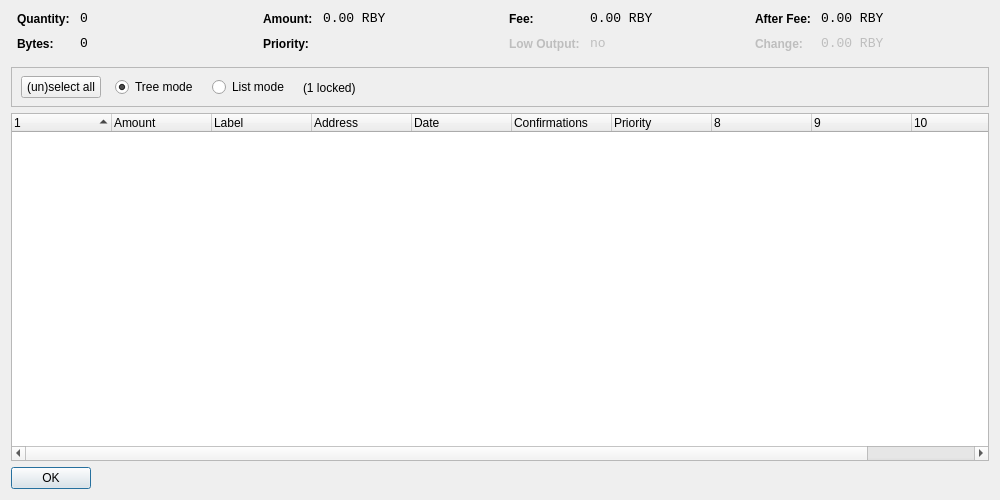
<?xml version="1.0" encoding="UTF-8"?>
<ui version="4.0">
 <class>CoinControlDialog</class>
 <widget class="QDialog" name="CoinControlDialog">
  <property name="geometry">
   <rect>
    <x>0</x>
    <y>0</y>
    <width>1000</width>
    <height>500</height>
   </rect>
  </property>
  <property name="windowTitle">
   <string>Coin Control</string>
  </property>
  <layout class="QVBoxLayout" name="verticalLayout">
   <item>
    <layout class="QHBoxLayout" name="horizontalLayoutTop" stretch="0,0,0,0">
     <property name="topMargin">
      <number>0</number>
     </property>
     <property name="bottomMargin">
      <number>10</number>
     </property>
     <item>
      <layout class="QFormLayout" name="formLayoutCoinControl1">
       <property name="horizontalSpacing">
        <number>10</number>
       </property>
       <property name="verticalSpacing">
        <number>10</number>
       </property>
       <property name="leftMargin">
        <number>6</number>
       </property>
       <property name="rightMargin">
        <number>6</number>
       </property>
       <item row="0" column="0">
        <widget class="QLabel" name="labelCoinControlQuantityText">
         <property name="styleSheet">
          <string notr="true">font-weight:bold;</string>
         </property>
         <property name="text">
          <string>Quantity:</string>
         </property>
        </widget>
       </item>
       <item row="0" column="1">
        <widget class="QLabel" name="labelCoinControlQuantity">
         <property name="font">
          <font>
           <family>Monospace</family>
           <pointsize>10</pointsize>
          </font>
         </property>
         <property name="cursor">
          <cursorShape>IBeamCursor</cursorShape>
         </property>
         <property name="contextMenuPolicy">
          <enum>Qt::ActionsContextMenu</enum>
         </property>
         <property name="text">
          <string notr="true">0</string>
         </property>
         <property name="textInteractionFlags">
          <set>Qt::LinksAccessibleByMouse|Qt::TextSelectableByKeyboard|Qt::TextSelectableByMouse</set>
         </property>
        </widget>
       </item>
       <item row="1" column="0">
        <widget class="QLabel" name="labelCoinControlBytesText">
         <property name="styleSheet">
          <string notr="true">font-weight:bold;</string>
         </property>
         <property name="text">
          <string>Bytes:</string>
         </property>
        </widget>
       </item>
       <item row="1" column="1">
        <widget class="QLabel" name="labelCoinControlBytes">
         <property name="font">
          <font>
           <family>Monospace</family>
           <pointsize>10</pointsize>
          </font>
         </property>
         <property name="cursor">
          <cursorShape>IBeamCursor</cursorShape>
         </property>
         <property name="contextMenuPolicy">
          <enum>Qt::ActionsContextMenu</enum>
         </property>
         <property name="text">
          <string notr="true">0</string>
         </property>
         <property name="textInteractionFlags">
          <set>Qt::LinksAccessibleByMouse|Qt::TextSelectableByKeyboard|Qt::TextSelectableByMouse</set>
         </property>
        </widget>
       </item>
      </layout>
     </item>
     <item>
      <layout class="QFormLayout" name="formLayoutCoinControl2">
       <property name="horizontalSpacing">
        <number>10</number>
       </property>
       <property name="verticalSpacing">
        <number>10</number>
       </property>
       <property name="leftMargin">
        <number>6</number>
       </property>
       <property name="rightMargin">
        <number>6</number>
       </property>
       <item row="0" column="0">
        <widget class="QLabel" name="labelCoinControlAmountText">
         <property name="styleSheet">
          <string notr="true">font-weight:bold;</string>
         </property>
         <property name="text">
          <string>Amount:</string>
         </property>
        </widget>
       </item>
       <item row="0" column="1">
        <widget class="QLabel" name="labelCoinControlAmount">
         <property name="font">
          <font>
           <family>Monospace</family>
           <pointsize>10</pointsize>
          </font>
         </property>
         <property name="cursor">
          <cursorShape>IBeamCursor</cursorShape>
         </property>
         <property name="contextMenuPolicy">
          <enum>Qt::ActionsContextMenu</enum>
         </property>
         <property name="text">
          <string notr="true">0.00 RBY</string>
         </property>
         <property name="textInteractionFlags">
          <set>Qt::LinksAccessibleByMouse|Qt::TextSelectableByKeyboard|Qt::TextSelectableByMouse</set>
         </property>
        </widget>
       </item>
       <item row="1" column="0">
        <widget class="QLabel" name="labelCoinControlPriorityText">
         <property name="styleSheet">
          <string notr="true">font-weight:bold;</string>
         </property>
         <property name="text">
          <string>Priority:</string>
         </property>
        </widget>
       </item>
       <item row="1" column="1">
        <widget class="QLabel" name="labelCoinControlPriority">
         <property name="font">
          <font>
           <family>Monospace</family>
           <pointsize>10</pointsize>
          </font>
         </property>
         <property name="cursor">
          <cursorShape>IBeamCursor</cursorShape>
         </property>
         <property name="contextMenuPolicy">
          <enum>Qt::ActionsContextMenu</enum>
         </property>
         <property name="text">
          <string/>
         </property>
         <property name="textInteractionFlags">
          <set>Qt::LinksAccessibleByMouse|Qt::TextSelectableByKeyboard|Qt::TextSelectableByMouse</set>
         </property>
        </widget>
       </item>
      </layout>
     </item>
     <item>
      <layout class="QFormLayout" name="formLayoutCoinControl3">
       <property name="horizontalSpacing">
        <number>10</number>
       </property>
       <property name="verticalSpacing">
        <number>10</number>
       </property>
       <property name="leftMargin">
        <number>6</number>
       </property>
       <property name="rightMargin">
        <number>6</number>
       </property>
       <item row="0" column="0">
        <widget class="QLabel" name="labelCoinControlFeeText">
         <property name="styleSheet">
          <string notr="true">font-weight:bold;</string>
         </property>
         <property name="text">
          <string>Fee:</string>
         </property>
        </widget>
       </item>
       <item row="0" column="1">
        <widget class="QLabel" name="labelCoinControlFee">
         <property name="font">
          <font>
           <family>Monospace</family>
           <pointsize>10</pointsize>
          </font>
         </property>
         <property name="cursor">
          <cursorShape>IBeamCursor</cursorShape>
         </property>
         <property name="contextMenuPolicy">
          <enum>Qt::ActionsContextMenu</enum>
         </property>
         <property name="text">
          <string notr="true">0.00 RBY</string>
         </property>
         <property name="textInteractionFlags">
          <set>Qt::LinksAccessibleByMouse|Qt::TextSelectableByKeyboard|Qt::TextSelectableByMouse</set>
         </property>
        </widget>
       </item>
       <item row="1" column="0">
        <widget class="QLabel" name="labelCoinControlLowOutputText">
         <property name="enabled">
          <bool>false</bool>
         </property>
         <property name="styleSheet">
          <string notr="true">font-weight:bold;</string>
         </property>
         <property name="text">
          <string>Low Output:</string>
         </property>
        </widget>
       </item>
       <item row="1" column="1">
        <widget class="QLabel" name="labelCoinControlLowOutput">
         <property name="enabled">
          <bool>false</bool>
         </property>
         <property name="font">
          <font>
           <family>Monospace</family>
           <pointsize>10</pointsize>
          </font>
         </property>
         <property name="cursor">
          <cursorShape>IBeamCursor</cursorShape>
         </property>
         <property name="contextMenuPolicy">
          <enum>Qt::ActionsContextMenu</enum>
         </property>
         <property name="text">
          <string>no</string>
         </property>
         <property name="textInteractionFlags">
          <set>Qt::LinksAccessibleByMouse|Qt::TextSelectableByKeyboard|Qt::TextSelectableByMouse</set>
         </property>
        </widget>
       </item>
      </layout>
     </item>
     <item>
      <layout class="QFormLayout" name="formLayoutCoinControl4">
       <property name="horizontalSpacing">
        <number>10</number>
       </property>
       <property name="verticalSpacing">
        <number>10</number>
       </property>
       <property name="leftMargin">
        <number>6</number>
       </property>
       <property name="rightMargin">
        <number>6</number>
       </property>
       <item row="0" column="0">
        <widget class="QLabel" name="labelCoinControlAfterFeeText">
         <property name="styleSheet">
          <string notr="true">font-weight:bold;</string>
         </property>
         <property name="text">
          <string>After Fee:</string>
         </property>
        </widget>
       </item>
       <item row="0" column="1">
        <widget class="QLabel" name="labelCoinControlAfterFee">
         <property name="font">
          <font>
           <family>Monospace</family>
           <pointsize>10</pointsize>
          </font>
         </property>
         <property name="cursor">
          <cursorShape>IBeamCursor</cursorShape>
         </property>
         <property name="contextMenuPolicy">
          <enum>Qt::ActionsContextMenu</enum>
         </property>
         <property name="text">
          <string notr="true">0.00 RBY</string>
         </property>
         <property name="textInteractionFlags">
          <set>Qt::LinksAccessibleByMouse|Qt::TextSelectableByKeyboard|Qt::TextSelectableByMouse</set>
         </property>
        </widget>
       </item>
       <item row="1" column="0">
        <widget class="QLabel" name="labelCoinControlChangeText">
         <property name="enabled">
          <bool>false</bool>
         </property>
         <property name="styleSheet">
          <string notr="true">font-weight:bold;</string>
         </property>
         <property name="text">
          <string>Change:</string>
         </property>
        </widget>
       </item>
       <item row="1" column="1">
        <widget class="QLabel" name="labelCoinControlChange">
         <property name="enabled">
          <bool>false</bool>
         </property>
         <property name="font">
          <font>
           <family>Monospace</family>
           <pointsize>10</pointsize>
          </font>
         </property>
         <property name="cursor">
          <cursorShape>IBeamCursor</cursorShape>
         </property>
         <property name="contextMenuPolicy">
          <enum>Qt::ActionsContextMenu</enum>
         </property>
         <property name="text">
          <string notr="true">0.00 RBY</string>
         </property>
         <property name="textInteractionFlags">
          <set>Qt::LinksAccessibleByMouse|Qt::TextSelectableByKeyboard|Qt::TextSelectableByMouse</set>
         </property>
        </widget>
       </item>
      </layout>
     </item>
    </layout>
   </item>
   <item>
    <widget class="QFrame" name="frame">
     <property name="minimumSize">
      <size>
       <width>0</width>
       <height>40</height>
      </size>
     </property>
     <property name="frameShape">
      <enum>QFrame::StyledPanel</enum>
     </property>
     <property name="frameShadow">
      <enum>QFrame::Sunken</enum>
     </property>
     <widget class="QWidget" name="horizontalLayoutWidget">
      <property name="geometry">
       <rect>
        <x>10</x>
        <y>0</y>
        <width>781</width>
        <height>41</height>
       </rect>
      </property>
      <layout class="QHBoxLayout" name="horizontalLayoutPanel" stretch="0,0,0,0,0">
       <property name="spacing">
        <number>14</number>
       </property>
       <item>
        <widget class="QPushButton" name="pushButtonSelectAll">
         <property name="sizePolicy">
          <sizepolicy hsizetype="Maximum" vsizetype="Fixed">
           <horstretch>0</horstretch>
           <verstretch>0</verstretch>
          </sizepolicy>
         </property>
         <property name="text">
          <string>(un)select all</string>
         </property>
        </widget>
       </item>
       <item>
        <widget class="QRadioButton" name="radioTreeMode">
         <property name="sizePolicy">
          <sizepolicy hsizetype="Maximum" vsizetype="Fixed">
           <horstretch>0</horstretch>
           <verstretch>0</verstretch>
          </sizepolicy>
         </property>
         <property name="text">
          <string>Tree mode</string>
         </property>
         <property name="checked">
          <bool>true</bool>
         </property>
        </widget>
       </item>
       <item>
        <widget class="QRadioButton" name="radioListMode">
         <property name="sizePolicy">
          <sizepolicy hsizetype="Maximum" vsizetype="Fixed">
           <horstretch>0</horstretch>
           <verstretch>0</verstretch>
          </sizepolicy>
         </property>
         <property name="text">
          <string>List mode</string>
         </property>
        </widget>
       </item>
       <item>
        <widget class="QLabel" name="labelLocked">
         <property name="text">
          <string>(1 locked)</string>
         </property>
        </widget>
       </item>
       <item>
        <spacer name="horizontalSpacer">
         <property name="orientation">
          <enum>Qt::Horizontal</enum>
         </property>
         <property name="sizeHint" stdset="0">
          <size>
           <width>40</width>
           <height>20</height>
          </size>
         </property>
        </spacer>
       </item>
      </layout>
     </widget>
    </widget>
   </item>
   <item>
    <widget class="CoinControlTreeWidget" name="treeWidget">
     <property name="contextMenuPolicy">
      <enum>Qt::CustomContextMenu</enum>
     </property>
     <property name="sortingEnabled">
      <bool>false</bool>
     </property>
     <property name="columnCount">
      <number>11</number>
     </property>
     <attribute name="headerShowSortIndicator" stdset="0">
      <bool>true</bool>
     </attribute>
     <attribute name="headerStretchLastSection">
      <bool>false</bool>
     </attribute>
     <column>
      <property name="text">
       <string/>
      </property>
     </column>
     <column>
      <property name="text">
       <string>Amount</string>
      </property>
     </column>
     <column>
      <property name="text">
       <string notr="true">Label</string>
      </property>
     </column>
     <column>
      <property name="text">
       <string>Address</string>
      </property>
     </column>
     <column>
      <property name="text">
       <string>Date</string>
      </property>
     </column>
     <column>
      <property name="text">
       <string>Confirmations</string>
      </property>
      <property name="toolTip">
       <string>Confirmed</string>
      </property>
     </column>
     <column>
      <property name="text">
       <string>Priority</string>
      </property>
     </column>
     <column>
      <property name="text">
       <string/>
      </property>
     </column>
     <column>
      <property name="text">
       <string/>
      </property>
     </column>
     <column>
      <property name="text">
       <string/>
      </property>
     </column>
     <column>
      <property name="text">
       <string/>
      </property>
     </column>
    </widget>
   </item>
   <item>
    <widget class="QDialogButtonBox" name="buttonBox">
     <property name="sizePolicy">
      <sizepolicy hsizetype="Maximum" vsizetype="Fixed">
       <horstretch>0</horstretch>
       <verstretch>0</verstretch>
      </sizepolicy>
     </property>
     <property name="orientation">
      <enum>Qt::Horizontal</enum>
     </property>
     <property name="standardButtons">
      <set>QDialogButtonBox::Ok</set>
     </property>
    </widget>
   </item>
  </layout>
 </widget>
 <customwidgets>
  <customwidget>
   <class>CoinControlTreeWidget</class>
   <extends>QTreeWidget</extends>
   <header>coincontroltreewidget.h</header>
  </customwidget>
 </customwidgets>
 <resources/>
 <connections/>
</ui>
